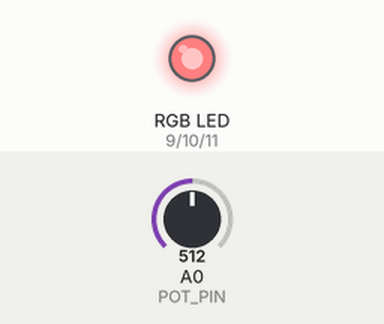
This sketch was run on a simulated Arduino Uno, built with avr-gcc and run on an emulated ATmega328P. Shown: an RGB LED mixed from three pins (HIGH = lit). The test bench sets the inputs (shaded band); at power-on: A0 (POT_PIN) = 512.

Above: at 1.2 s.
1.3 s: A0 (POT_PIN) set to 716
At 2.2 s:
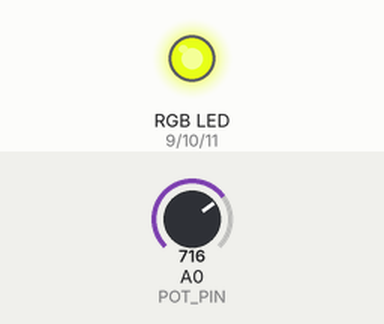
2.8 s: A0 (POT_PIN) set to 900
At 3.3 s:
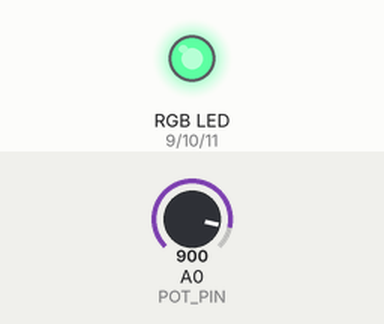
4.3 s: A0 (POT_PIN) set to 1023
At 5.5 s:
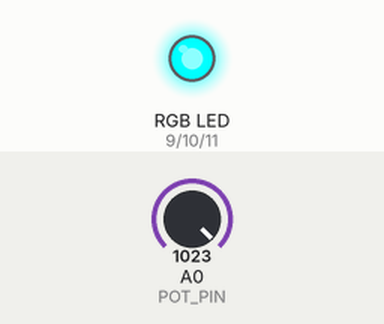
5.8 s: A0 (POT_PIN) set to 511
At 6.7 s:
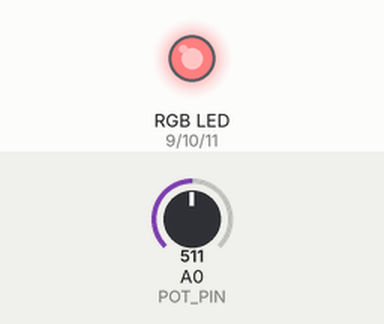
7.3 s: A0 (POT_PIN) set to 306
At 8.1 s:
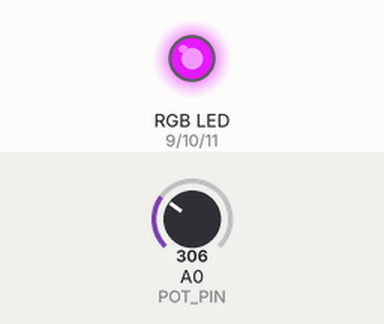
8.8 s: A0 (POT_PIN) set to 0
At 9.2 s:
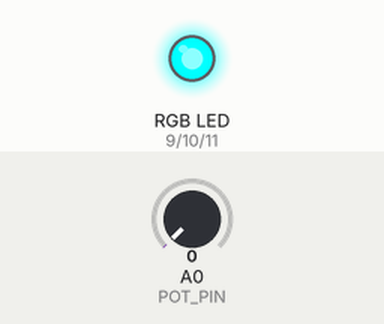
Timing chart, 0 to 11.3 s (numbered marks = the images above; inputs shaded):
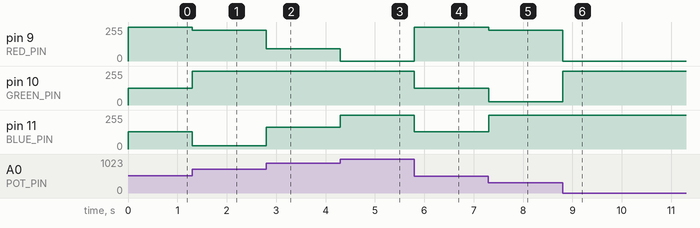

Measured:
- after the input at 1.3 s, pin 9 (RED_PIN): 255/255 → 231/255 at once; pin 10 (GREEN_PIN): 127/255 → 255/255 at once; pin 11 (BLUE_PIN): 128/255 → 24/255 at once
- after the input at 2.8 s, pin 9 (RED_PIN): 231/255 → 93/255 at once; pin 11 (BLUE_PIN): 24/255 → 162/255 at once
- after the input at 4.3 s, pin 9 (RED_PIN): 93/255 → 0/255 at once; pin 11 (BLUE_PIN): 162/255 → 255/255 at once
- after the input at 5.8 s, pin 9 (RED_PIN): 0/255 → 255/255 at once; pin 10 (GREEN_PIN): 255/255 → 127/255 at once; pin 11 (BLUE_PIN): 255/255 → 128/255 at once
- after the input at 7.3 s, pin 9 (RED_PIN): 255/255 → 229/255 at once; pin 10 (GREEN_PIN): 127/255 → 26/255 at once; pin 11 (BLUE_PIN): 128/255 → 255/255 at once
- after the input at 8.8 s, pin 9 (RED_PIN): 229/255 → 0/255 at once; pin 10 (GREEN_PIN): 26/255 → 255/255 at once

The sketch:

05-rainbow-rgb.ino
```cpp
/*
 * Project 05: Rainbow RGB
 *
 * What this does: turn the knob to make one LED glow in any color
 *                 of the rainbow!
 *
 * Parts needed:
 *   - 1 × RGB LED with 4 legs (COMMON ANODE type)
 *   - 3 × resistor (220 ohm — red, red, brown, gold stripes)
 *   - 1 × potentiometer (the round knob)
 *   - jumper wires
 *
 * IMPORTANT about this RGB LED:
 *   It is a COMMON ANODE type — the longest leg connects to 5V.
 *   This is the OPPOSITE of a normal LED!
 *   LOW (0)   = color fully ON
 *   HIGH (255) = color fully OFF
 *
 * Written for children — every line is explained!
 */

// PWM pins for each color inside the RGB LED
// PWM means we can control brightness (not just on/off)
#define RED_PIN   9    // red color — pin 9
#define GREEN_PIN 10   // green color — pin 10
#define BLUE_PIN  11   // blue color — pin 11
#define POT_PIN   A0   // the potentiometer knob — analog pin A0

// setup() runs once when the Arduino turns on
void setup() {
  pinMode(RED_PIN,   OUTPUT);  // pin 9 controls red brightness
  pinMode(GREEN_PIN, OUTPUT);  // pin 10 controls green brightness
  pinMode(BLUE_PIN,  OUTPUT);  // pin 11 controls blue brightness
  // A0 is an analog input — no pinMode needed
}

// loop() runs over and over, forever
void loop() {
  // Read the knob position — gives a number from 0 to 1023
  int knobValue = analogRead(POT_PIN);

  // Convert the knob (0–1023) to a position in our color wheel (0–767)
  // 768 = 256 × 3 — three color sections in the rainbow
  int colorPosition = map(knobValue, 0, 1023, 0, 767);

  // Calculate how much red, green, and blue to show
  int red, green, blue;

  if (colorPosition < 256) {
    // Section 1: red fades out, green fades in → red to yellow to green
    red   = 255 - colorPosition;  // red goes from 255 (bright) down to 0 (off)
    green = colorPosition;        // green goes from 0 (off) up to 255 (bright)
    blue  = 0;                    // no blue in this section
  } else if (colorPosition < 512) {
    // Section 2: green fades out, blue fades in → green to cyan to blue
    red   = 0;
    green = 255 - (colorPosition - 256);  // green fades out
    blue  = colorPosition - 256;          // blue fades in
  } else {
    // Section 3: blue fades out, red fades in → blue to purple to red
    red   = colorPosition - 512;          // red fades in
    green = 0;
    blue  = 255 - (colorPosition - 512);  // blue fades out
  }

  // COMMON ANODE: subtract from 255 because LOW = ON, HIGH = OFF
  // (255 - 255 = 0 = full brightness; 255 - 0 = 255 = off)
  analogWrite(RED_PIN,   255 - red);    // send inverted red value to pin 9
  analogWrite(GREEN_PIN, 255 - green);  // send inverted green value to pin 10
  analogWrite(BLUE_PIN,  255 - blue);   // send inverted blue value to pin 11

  delay(10);  // small pause to keep the display smooth
}
```
